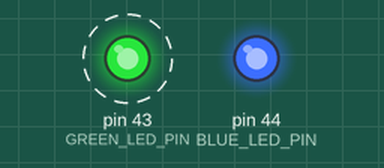
Simulated run of this sketch. Board: Arduino Mega 2560, built with avr-gcc and run on an emulated ATmega2560. On the bench: output pins drawn as LEDs (lit = HIGH). Dashed ring = blinking.

Above: at 0.5 s.
At 6.5 s:
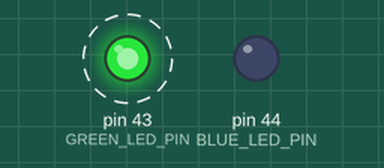
Timing chart, 0 to 9.2 s (numbered marks = the images above):
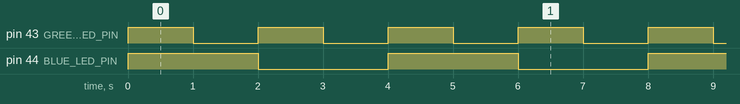

The sketch:

led_millis.ino
```cpp
#include "led.h"

void setup()
{
    led_init();
}

void loop()
{
    millis_blue_green_function();
}
```

led.cpp
```cpp
#include "led.h"

unsigned long temp_blue = 0;     /* 用于记录时间点 */
unsigned long temp_green = 0;

void led_init(void)
{
  blue_led_init();
  green_led_init();
}

void blue_led_init(void)
{
  pinMode(BLUE_LED_PIN, OUTPUT);
  digitalWrite(BLUE_LED_PIN, HIGH);
}

void green_led_init(void)
{
  pinMode(GREEN_LED_PIN, OUTPUT);
  digitalWrite(GREEN_LED_PIN, HIGH);
}

void led_function(void)
{
  BLUE_LED(1);
  GREEN_LED(1);
  delay(1000);
  BLUE_LED(0);
  GREEN_LED(0);
  delay(1000);
}

void millis_blue_green_function(void)
{
    if ((millis() - temp_blue) >= 2000)   /* 说明1秒已经到了 */
    {
        temp_blue = millis();          /* 更新时间点 */
        /* 执行周期为1秒的操作 */
        BLUE_LED_TOGGLE();
    }

    if ((millis() - temp_green) >= 1000)
    {
        temp_green = millis();
        GREEN_LED_TOGGLE();
    }
}
```

led.h
```cpp
#ifndef __LED_H
#define __LED_H

#include "Arduino.h"

#define BLUE_LED_PIN   44
#define GREEN_LED_PIN   43

#define BLUE_LED(x) digitalWrite(BLUE_LED_PIN, x)
#define BLUE_LED_TOGGLE()  digitalWrite(BLUE_LED_PIN, !digitalRead(BLUE_LED_PIN))

#define GREEN_LED(x) digitalWrite(GREEN_LED_PIN, x)
#define GREEN_LED_TOGGLE()  digitalWrite(GREEN_LED_PIN, !digitalRead(GREEN_LED_PIN))

void led_init(void);
void blue_led_init(void);
void green_led_init(void);

void led_function(void);
void millis_blue_green_function(void);

#endif
```

Measured:
- by itself, pin 43 (GREEN_LED_PIN): alternates HIGH for 1.0 s and LOW for 1.0 s
- by itself, pin 44 (BLUE_LED_PIN): alternates HIGH for 2.0 s and LOW for 2.0 s
